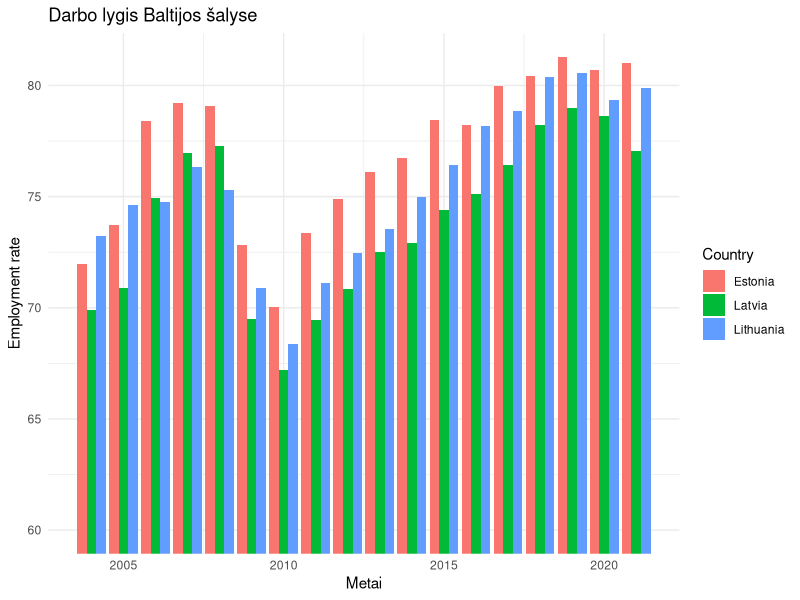

This figure's R source:

data <- read.csv("WellBeing.csv")


indicator <- "Employment rate"
filtered_data <- subset(data, Indicator == indicator)


library(ggplot2)

ggplot(filtered_data, aes(x = TIME, y = Value, fill = Country)) +
  geom_bar(stat = "identity", position = "dodge") +
  labs(x = "Metai", y = indicator, title = "Darbo lygis Baltijos šalyse") +
  theme_minimal() +
  coord_cartesian(ylim = c(60, max(filtered_data$Value)))